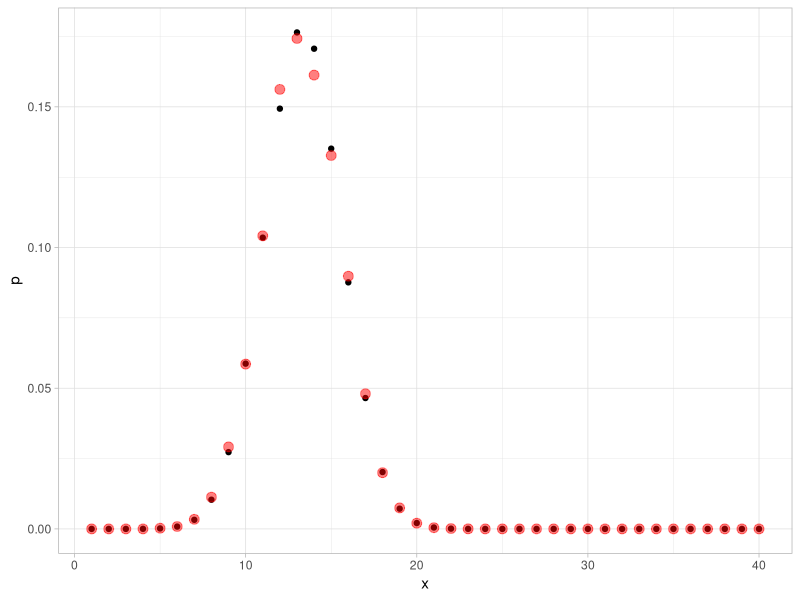
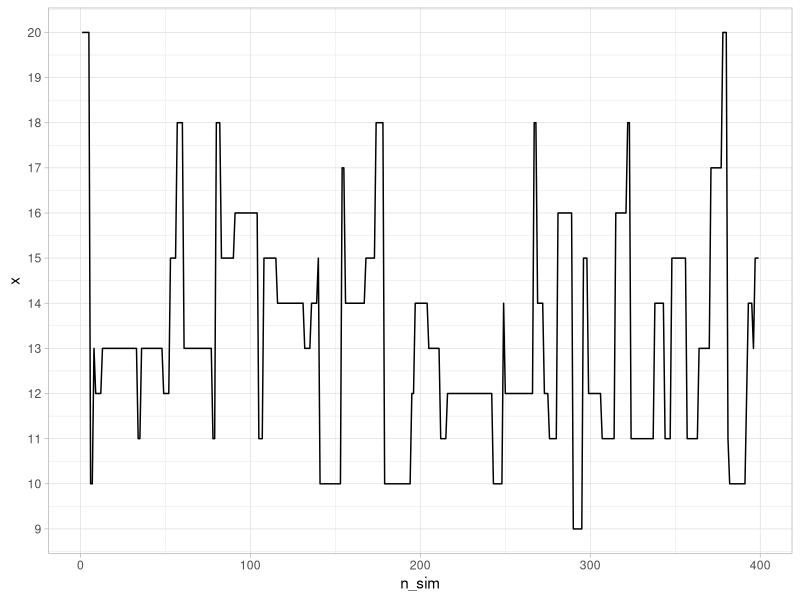
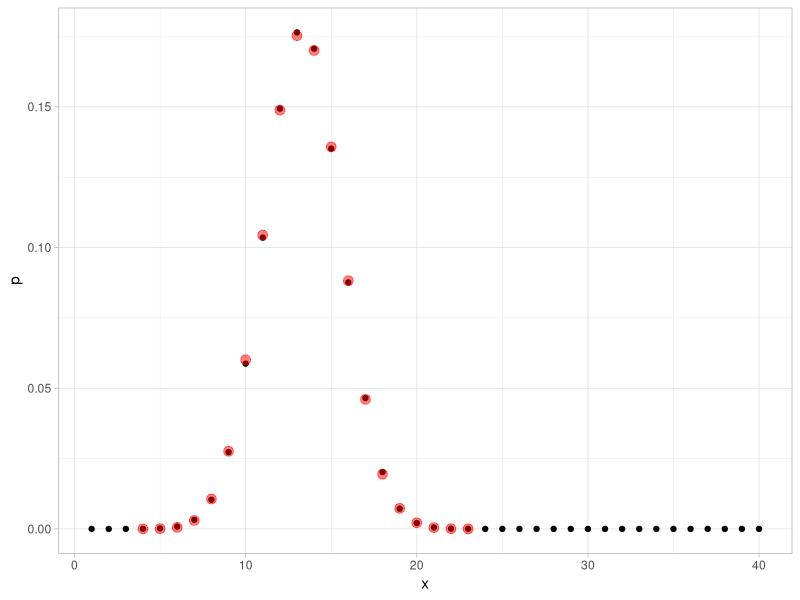
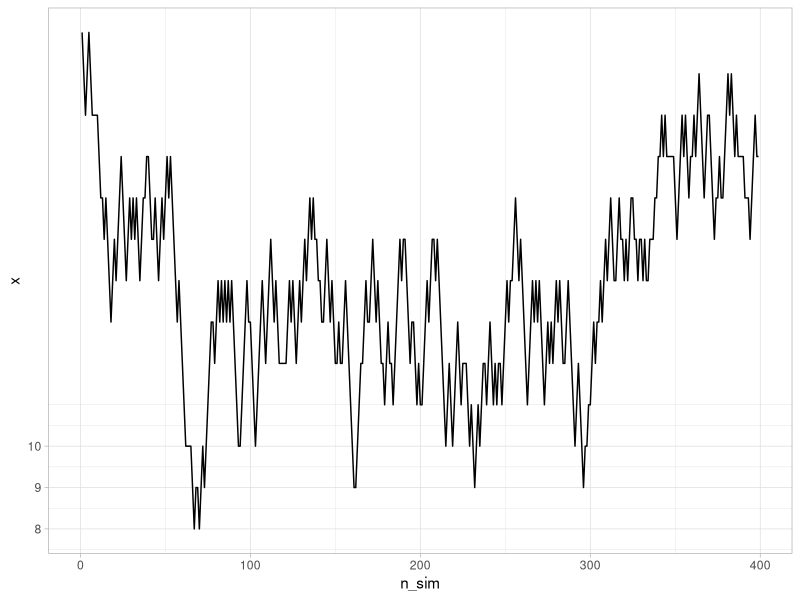
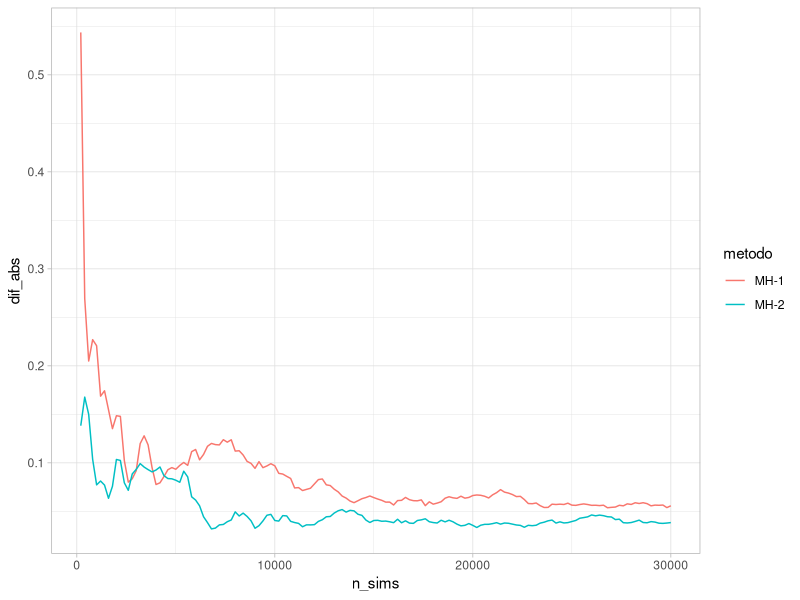
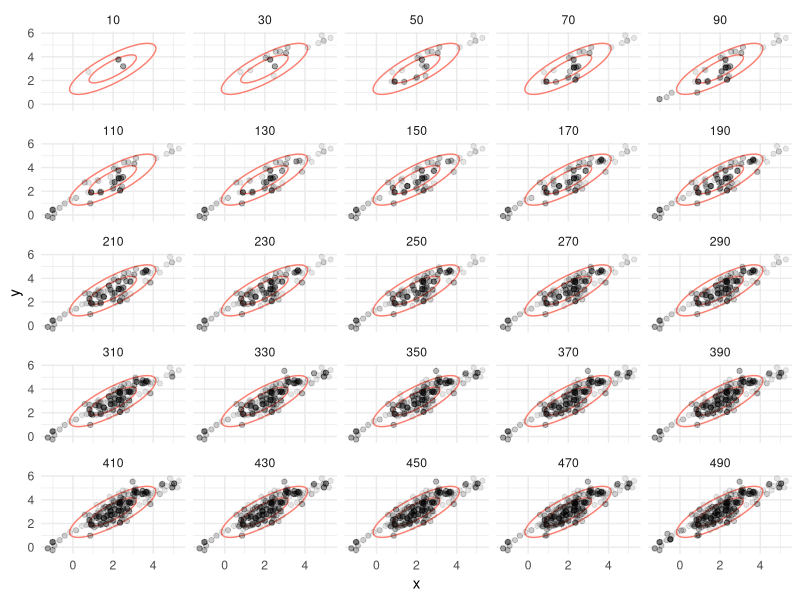
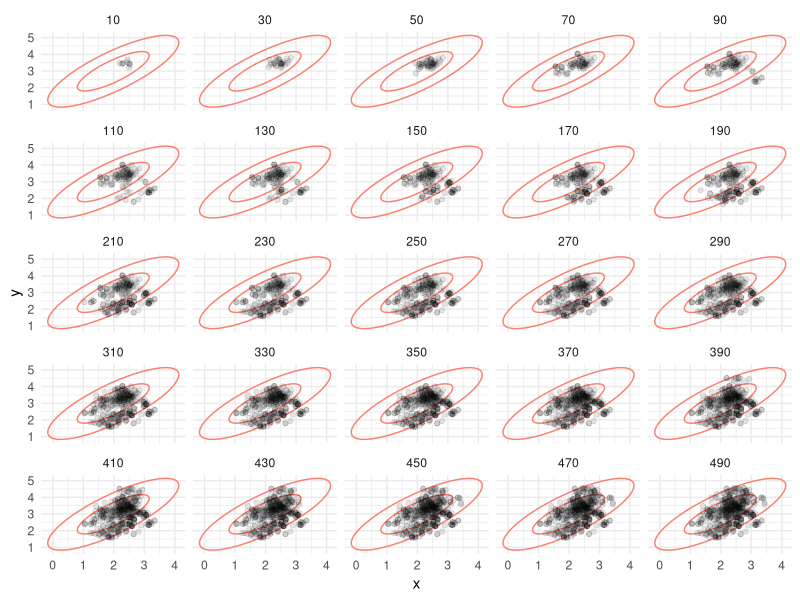

Recreate these plots in R, in order.
## ---- chunk 1
#| code-fold: true
#| warning: false
library(tidyverse)
library(kableExtra)
library(DiagrammeR)
ggplot2::theme_set(ggplot2::theme_light())
inv_logit <- \(x) 1 / (1 + exp(-x)) 
## ---- chunk 2
#set.seed(451123)
# definimos estas p
k <- 40
p <- exp(-(1:k - k/3)^2 / 10)
p <- p /sum(p)
dist_obj <- tibble(x = 1:k, p = p)
# simulamos
M <- 200000
x <- numeric(M)
x[1] <- 20
for(i in 1:M){
  u <- sample(1:k, 1)
  q <- p[u] / p[x[i]]
  if(runif(1) < q){
    x[i+1] <- u
  } else {
    x[i+1] <- x[i]  
  }
}
## ---- chunk 3
resultados_sim <- tibble(x = x) |> 
  mutate(n_sim = row_number())
resumen_sim <- resultados_sim |> count(x) |> 
  right_join(tibble(x = 1:k, p = p)) |> 
  mutate(n = ifelse(is.na(n), 0, n)) |> 
  mutate(p_aprox = n / sum(n))
ggplot(dist_obj, aes(x = x)) +
    geom_point(aes(y = p)) +
  geom_point(data = resumen_sim, 
             aes(y = p_aprox), color = "red", size = 3, alpha = 0.5) 
## ---- chunk 4
ggplot(resultados_sim |> filter(n_sim < 400), aes(x = n_sim, y = x)) +
  geom_line() + scale_y_continuous(breaks = 1:20)
## ---- chunk 5
#set.seed(4511)
# simulamos
x <- numeric(M)
x[1] <- 20
for(i in 1:M){
  u <- sample(c(x[i] - 1,  x[i] + 1), 1)
  if(u == k+1) u <- k
  if(u == 0) u <- 1
  q <- p[u] / p[x[i]]
  if(runif(1) < q){
    x[i+1] <- u
  } else {
    x[i+1] <- x[i]  
  }
}
## ---- chunk 6
resultados_sim_2 <- tibble(x = x) |> 
  mutate(n_sim = row_number())
resumen_sim_2 <- resultados_sim_2 |> count(x) |> 
  mutate(p_aprox = n / sum(n))
ggplot(dist_obj, aes(x = x)) +
    geom_point(aes(y = p)) +
  geom_point(data = resumen_sim_2, 
             aes(y = p_aprox), color = "red", size = 3, alpha = 0.5) 
## ---- chunk 7
ggplot(resultados_sim_2 |> filter(n_sim < 400), aes(x = n_sim, y = x)) +
  geom_line() + scale_y_continuous(breaks = 1:10)
## ---- chunk 8
approx_sim <- map_df(seq(200, 30000, by = 200), function(n_sims){
  resumen_1 <- resultados_sim |> filter(n_sim <= n_sims) |> 
    count(x) |>
    mutate(p_aprox = n / sum(n)) |>
    select(-n) |>
    right_join(dist_obj, by = "x") |> 
    mutate(metodo = "MH-1") |> 
    mutate(n_sims = n_sims) 
  resumen_2 <- resultados_sim_2 |> filter(n_sim <= n_sims) |>
    count(x) |>
    mutate(p_aprox = n / sum(n)) |>
    select(-n) |>
    right_join(dist_obj, by = "x") |> 
    mutate(metodo = "MH-2") |> 
    mutate(n_sims = n_sims) 
  bind_rows(resumen_1, resumen_2) |> 
    mutate(p_aprox = ifelse(is.na(p_aprox), 0, p_aprox))
})

## ---- chunk 9
approx_sim |> 
  mutate(dif_abs = abs (p_aprox-p)) |>
  group_by(metodo, n_sims) |> 
  summarise(dif_abs = sum(dif_abs)) |> 
ggplot(aes(n_sims, dif_abs, color = metodo)) +
  geom_line() 
## ---- chunk 10
Sigma <- matrix(c(1, 0.8, 0.8, 1), nrow = 2)
Sigma_inv <- solve(Sigma)
m <- c(2, 3)
log_p <- function(z){
  - 0.5 * (t(z-m) %*% Sigma_inv %*% (z-m))
}

## ---- chunk 11
# simulamos
M <- 50000
simular_normal <- function(M, m, Sigma, delta_x, delta_y){
  z <- matrix(nrow = M, ncol = 2)
  z[1, ] <- c(2.5, 3.2)
  colnames(z) <- c("x", "y")
  rechazo <- 0
  for(i in 1:(M-1)){
    x_prop <- rnorm(1, z[i, 1], delta_x)
    y_prop <- rnorm(1, z[i, 2], delta_y)
    z_prop <- c(x_prop, y_prop)
    q <- exp(log_p(z_prop) - log_p(z[i, ]))
    if(runif(1) < q){
      z[i + 1, ] <- z_prop
    } else {
      rechazo <- rechazo + 1
      z[i + 1, ] <- z[i, ]
    } 
  }
  print(rechazo / M)
  z_tbl <- as_tibble(z) |> 
    mutate(n_sim = row_number())
  z_tbl
}
z_tbl <- simular_normal(M, m, Sigma, 1, 1)
## ---- chunk 12
# estas las usamos para graficar
sims_normal <- mvtnorm::rmvnorm(10000, mean = m, sigma = Sigma)
colnames(sims_normal) <- c("x", "y")
sims_normal <- as_tibble(sims_normal)
graf_tbl <- map_df(seq(10, 500, 20), function(i){
  z_tbl |> filter(n_sim <= i) |> mutate(num_sims = i)
})
ggplot(graf_tbl, aes(x, y)) + 
  stat_ellipse(data = sims_normal, aes(x, y), 
               level = c( 0.9), type = "norm", colour = "salmon") +
  stat_ellipse(data = sims_normal, aes(x, y), 
               level = c( 0.5), type = "norm", colour = "salmon") +
  geom_point(alpha = 0.1) +
  facet_wrap(~num_sims) + theme_minimal()
## ---- chunk 13
z_tbl <- simular_normal(M, m, Sigma, 0.2, 0.2)
graf_tbl <- map_df(seq(10, 500, 20), function(i){
  z_tbl |> filter(n_sim <= i) |> mutate(num_sims = i)
})
ggplot(graf_tbl, aes(x, y)) + 
  stat_ellipse(data = sims_normal, aes(x, y), 
               level = c( 0.9), type = "norm", colour = "salmon") +
  stat_ellipse(data = sims_normal, aes(x, y), 
               level = c( 0.5), type = "norm", colour = "salmon") +
  geom_point(alpha = 0.1) +
  facet_wrap(~num_sims) + theme_minimal()
